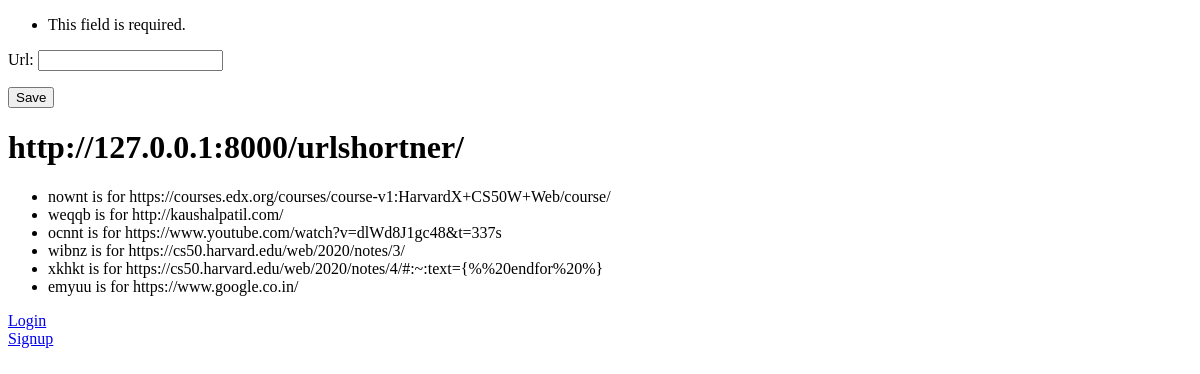
The page /urlshortner/ on the database as committed earlier.
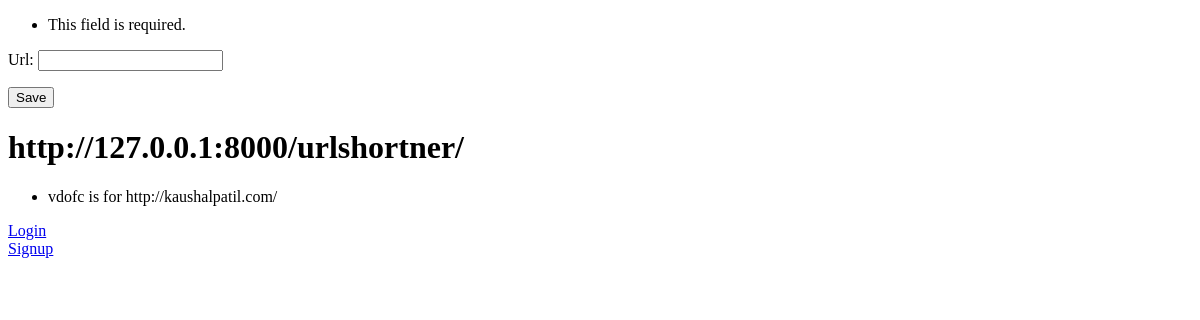
The same page on the database as committed later.
### urlhandel/models.py (models this page shows)
class short_urls(models.Model):
    short_url=models.CharField(max_length=20)
    long_url=models.URLField('Url', unique=True)
    def __str__(self):
        return f"{self.short_url} is for {self.long_url}"

### authenticate/views.py (the view)
# urls.py: path("urlshortner/", views.urlshortner, name='urlshortner')
def urlshortner(request):
    return make(request)

### urlhandel/forms.py
class UrlForm(forms.ModelForm):
    class Meta():
        model=short_urls
        fields=['long_url']
        exclude=['short_url']

### urlhandel/views.py (called while the page is built, shortened)
def make(request):
    form=UrlForm(request.POST)
    a=''
    url=short_urls.objects.all()
    return render(request,"home.html",{
        'form':form,
        'a':a,
        'urls':url
    })

### urlhandel/templates/home.html (shortened to what this page needs)
<!DOCTYPE html>
<html>
    <head>
    </head>
    <body>
        <form method="POST">
            {{form.as_p}}
            <button type="submit" name="button">Save</button>
        </form>
        <h1>http://127.0.0.1:8000/urlshortner/{{a}}</h1>
        <ul>
            {%for url in urls%}
            <li>{{url}}</li>
            {% empty %}
            <li>Nothing</li>
            {% endfor %}
        </ul>
        <a href="{%url 'authenticate:login'%}">Login</a><br>
        <a href="{%url 'authenticate:signup'%}">Signup</a>
    </body>
</html>

Rows that differ between the two databases and show on the page:
removed short_urls: short_url+long_url "nownt is for https://courses.edx.org/courses/course-v1:HarvardX+CS50W+Web/course/"
removed short_urls: short_url+long_url "weqqb is for http://kaushalpatil.com/"
removed short_urls: short_url+long_url "ocnnt is for https://www.youtube.com/watch?v=dlWd8J1gc48&t=337s"
removed short_urls: short_url+long_url "wibnz is for https://cs50.harvard.edu/web/2020/notes/3/"
removed short_urls: short_url+long_url "xkhkt is for https://cs50.harvard.edu/web/2020/notes/4/#:~:text={%%20endfor%20%}"
removed short_urls: short_url+long_url "emyuu is for https://www.google.co.in/"
added short_urls: short_url+long_url "vdofc is for http://kaushalpatil.com/"
